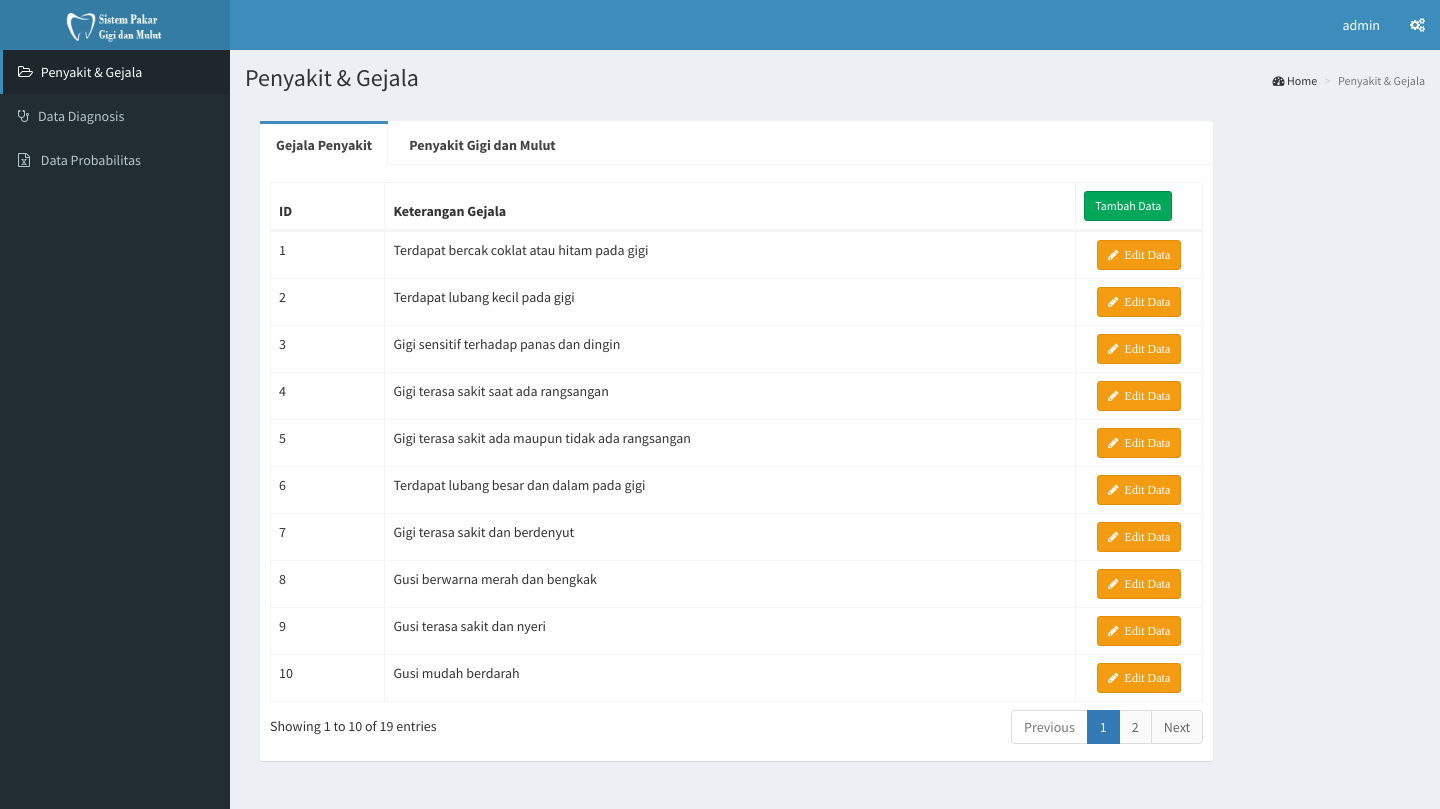
The page /admin/home.php?c=penyakit&m=index (signed in) on the database its author committed.
### tables this page shows
CREATE TABLE IF NOT EXISTS `gejala` (
  `id_gejala` int(5) NOT NULL AUTO_INCREMENT,
  `nama` varchar(255) NOT NULL,
  `keterangan` longtext NOT NULL,
  PRIMARY KEY (`id_gejala`)
);

### helper/database.php (called while the page is built, shortened)
<?php
class Database {
    private static $_host = '127.0.0.1';
    private static $_user = 'root';
    private static $_pass = '';
    private static $_db;
    public static function init() {
        if (!self::$_db) {
            self::$_db = new mysqli(self::$_host, self::$_user, self::$_pass);
        }
    }
    public static function query($q) {
        return self::$_db->query($q);
    }
    public static function get($q) {
        $t = self::query($q);
        $r = array();
        while ($v = $t->fetch_object()) {
            $r[] = $v;
        }
        return $r;
    }
}

### controllers/penyakit.php (called while the page is built, shortened)
<?php
class Penyakit extends BaseController {
    public static function index() {
        $data = Database::get("SELECT * FROM gejala");
        return array('penyakit/index', compact('data', 'data2'));
    }
}

### views/penyakit/index.php (the view, shortened to what this page needs)
<section class="content-header">
    <h1>
        Penyakit & Gejala
    </h1>
	<ol class="breadcrumb">
        <li><i class="fa fa-dashboard"></i> Home</a></li>
        <li class="active">Penyakit & Gejala</li>
    </ol>
</section>
<section class="content">
<div class="row">
	<div class="col-xs-10">
              <div class="nav-tabs-custom">
                <ul class="nav nav-tabs">
                  <li class="active"><a href="#tab_1" data-toggle="tab"><b>Gejala Penyakit</b></a></li>
                  <li><a href="#tab_2" data-toggle="tab"><b>Penyakit Gigi dan Mulut</b></a></li>
                </ul>
                <div class="tab-content">
                  <div class="tab-pane active" id="tab_1">
					<table id="example2" class="table table-bordered table-hover">
						<thead>
						<tr>
							<th>ID</th>
							<th>Keterangan Gejala</th>
							<th class="col-sm-1 text-center">
								<a href="?c=penyakit&m=edit" class="btn btn-sm btn-success">Tambah Data</a>
							</th>
						</tr>
						</thead>
						<?php foreach ($data as $v) : ?>
                        <tr>
                            <td>
								<?php echo $v->id_gejala ?>
							</td>
                            <td>
                                <?php echo $v->nama ?>
                            </td>
                            <td class="text-center">
                                <a href="?c=penyakit&m=edit&id=<?php echo $v->id_gejala ?>" class="btn btn-sm btn-warning"><i class="fa fa-pencil">&nbsp Edit Data</i></a>
                            </td>
                        </tr>
						<?php endforeach; ?>
					</table>
                  </div>
            </div>
        </div>
    </div>
</div>
</section>

### rows shown on the page
gejala: id_gejala "1", nama "Terdapat bercak coklat atau hitam pada gigi"
gejala: id_gejala "2", nama "Terdapat lubang kecil pada gigi"
gejala: id_gejala "3", nama "Gigi sensitif terhadap panas dan dingin"
gejala: id_gejala "4", nama "Gigi terasa sakit saat ada rangsangan"
gejala: id_gejala "5", nama "Gigi terasa sakit ada maupun tidak ada rangsangan"
gejala: id_gejala "6", nama "Terdapat lubang besar dan dalam pada gigi"
gejala: id_gejala "7", nama "Gigi terasa sakit dan berdenyut"
gejala: id_gejala "8", nama "Gusi berwarna merah dan bengkak"
gejala: id_gejala "9", nama "Gusi terasa sakit dan nyeri"
gejala: id_gejala "10", nama "Gusi mudah berdarah"

### other values the page prints
$_SESSION['admin']->username "admin"
